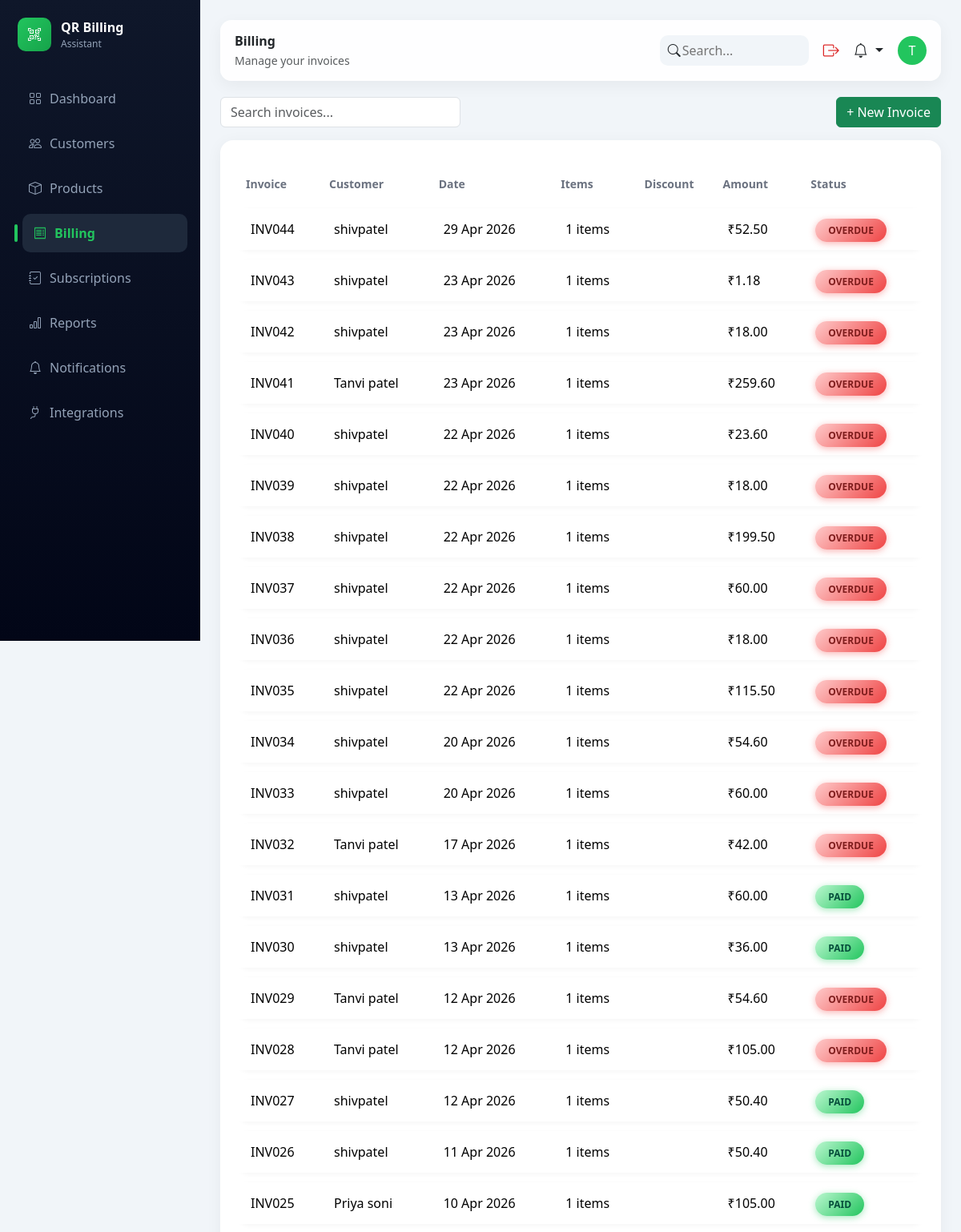
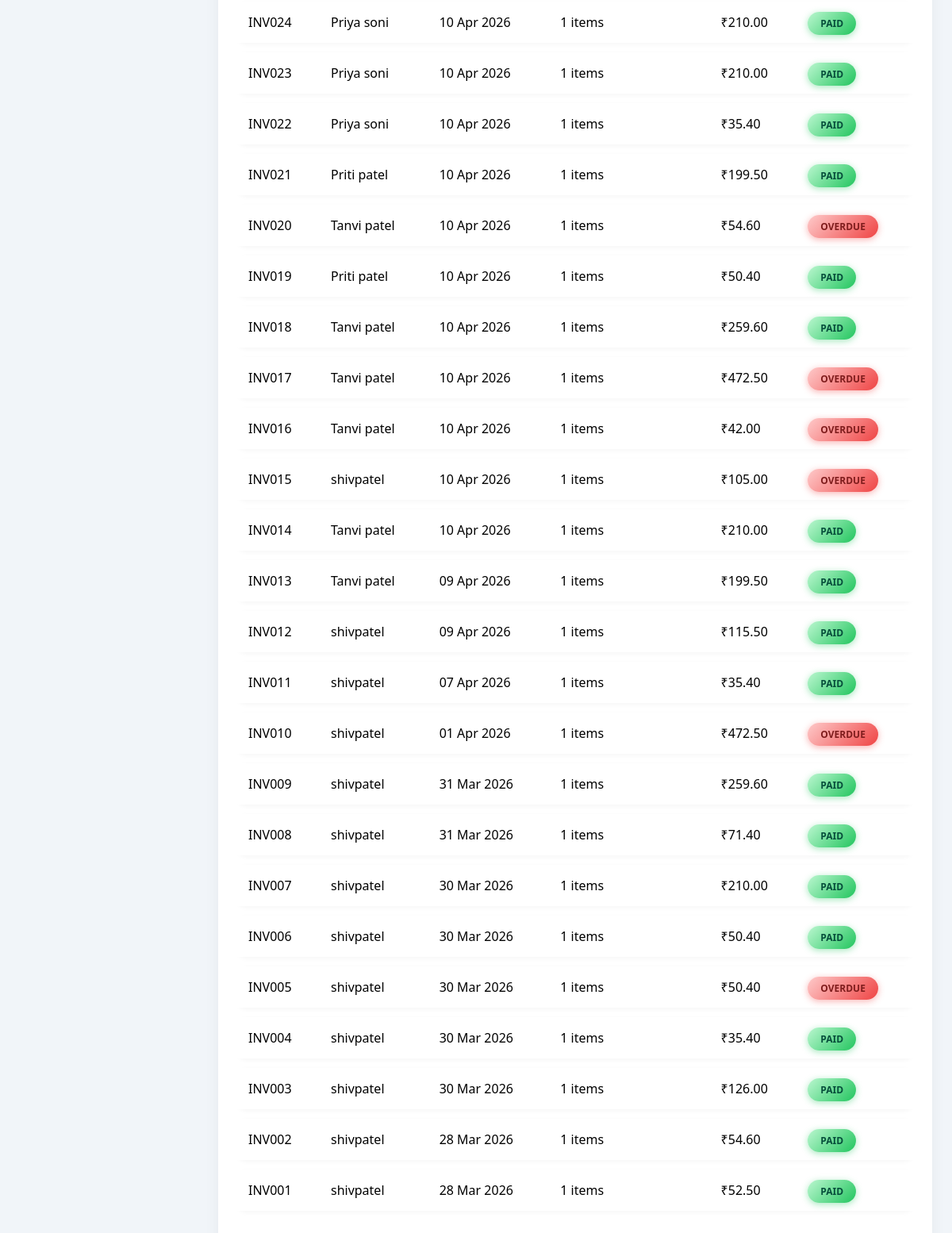
Page /invoice/ (signed in) on the committed database (2 pictures, top to bottom).
### accounts/models.py (models this page shows, shortened)
class User(AbstractUser):
    USER_TYPE = (
        ('admin', 'Admin'),
        ('customer', 'Customer'),
    )
    user_type = models.CharField(max_length=20, choices=USER_TYPE)
    phone = models.CharField(max_length=15, blank=True, null=True)
    profile_image = models.ImageField(
        upload_to='profile_images/',
        blank=True,
        null=True
    )

### invoice/models.py (models this page shows, shortened)
class Invoice(models.Model):
    PAYMENT_STATUS = [
        ('PAID', 'Paid'),
        ('PENDING', 'Pending'),
        ('OVERDUE', 'Overdue'),
    ]
    INVOICE_TYPE = [
        ("PRODUCT", "Product"),
        ("SUBSCRIPTION", "Subscription"),
    ]
    invoice_number = models.CharField(max_length=20, unique=True, blank=True)
    customer = models.ForeignKey(
        settings.AUTH_USER_MODEL,
        on_delete=models.CASCADE
    )
    subscription = models.ForeignKey(
        Subscription,
        on_delete=models.CASCADE,
        null=True,
        blank=True
    )
    invoice_type = models.CharField(
        max_length=20,
        choices=INVOICE_TYPE,
        default="PRODUCT"
    )
    date = models.DateTimeField(auto_now_add=True)
    total_amount = models.DecimalField(max_digits=10, decimal_places=2, default=0)
    payment_status = models.CharField(
        max_length=20,
        choices=PAYMENT_STATUS,
        default='PENDING'
    )
    razorpay_order_id = models.CharField(max_length=200, blank=True, null=True)
    razorpay_payment_id = models.CharField(max_length=200, blank=True, null=True)
    def save(self, *args, **kwargs):
        super().save(*args, **kwargs)

### billing/models.py (models this page shows, shortened)
class Customer(models.Model):
    user = models.OneToOneField(
        settings.AUTH_USER_MODEL,
        on_delete=models.CASCADE,
        related_name="customer_profile"
    )
    full_name = models.CharField(max_length=100)
    phone = models.CharField(max_length=15)
    address = models.TextField()

### invoice/views.py (the view, shortened to what this page needs)
# urls.py: path("", views.billing_list, name="invoice_list"),
@login_required
def billing_list(request):
    client = razorpay.Client(
        auth=(settings.RAZORPAY_KEY_ID, settings.RAZORPAY_KEY_SECRET)
    )
    search_query = request.GET.get("search")
    invoices = Invoice.objects.all().order_by("-date")
    today = timezone.now().date()
    for invoice in invoices:
        if invoice.payment_status == "PENDING":
            if today > invoice.date.date() + timedelta(days=2):
                invoice.payment_status = "OVERDUE"
                invoice.save()
    if search_query:
        invoices = invoices.filter(
            Q(invoice_number__icontains=search_query) |
            Q(customer__username__icontains=search_query)
        )
    return render(request, "dashboard/billing.html", {
        "invoices": invoices,
        "customers": User.objects.filter(is_staff=False),
        "products": Product.objects.all(),
        "RAZORPAY_KEY_ID": settings.RAZORPAY_KEY_ID,
        "page_title": "Billing",
        "page_subtitle": "Manage your invoices",
    })

### notifications/context_processors.py (called while the page is built)
def notification_data(request):
    if request.user.is_authenticated:
        latest_notifications = Notification.objects.filter(
            user=request.user
        ).order_by('-created_at')[:5]
        unread_notifications = Notification.objects.filter(
            user=request.user,
            is_read=False
        ).count()
    else:
        latest_notifications = []
        unread_notifications = 0
    return {
        'latest_notifications': latest_notifications,
        'unread_notifications': unread_notifications
    }

### billing/templates/dashboard/billing.html (shortened to what this page needs)
{% extends "dashboard/base.html" %}
{% block content %}
<div class="d-flex justify-content-between align-items-center mb-3">
<form method="GET" style="width:300px;">
<input type="text" name="search" class="form-control" placeholder="Search invoices...">
</form>
<button class="btn btn-success" data-bs-toggle="modal" data-bs-target="#invoiceModal">
+ New Invoice
</button>
</div>
<div class="dashboard-card p-4">
<div class="table-responsive">
<table class="table align-middle">
<thead>
<tr>
<th>Invoice</th>
<th>Customer</th>
<th>Date</th>
<th>Items</th>
<th>Discount</th>
<th>Amount</th>
<th>Status</th>
</tr>
</thead>
<tbody>
{% for invoice in invoices %}
<tr>
<td>{{ invoice.invoice_number }}</td>
<td>{{ invoice.customer.customer_profile.full_name }}</td>
<td>{{ invoice.date|date:"d M Y" }}</td>
<td>{{ invoice.items.count }} items</td>
<td>
</td>
<td>₹{{ invoice.total_amount }}</td>
<td>
{% if invoice.payment_status == "PAID" %}
<span class="status-paid">PAID</span>
{% elif invoice.payment_status == "PENDING" %}
<span class="status-pending" style="cursor:pointer;"
      onclick="payInvoice('{{ invoice.razorpay_order_id }}', '{{ invoice.total_amount }}')">
    PENDING
</span>
{% elif invoice.payment_status == "OVERDUE" %}
<span class="status-overdue" style="cursor:pointer;"
      onclick="payInvoice('{{ invoice.razorpay_order_id }}', '{{ invoice.total_amount }}')">
    OVERDUE
</span>
{% endif %}
</td>
</tr>
{% endfor %}
</tbody></table>
</div>
</div>
{% endblock %}

### billing/templates/dashboard/base.html (shortened to what this page needs)
{% load static %}
<!DOCTYPE html>
<html>
<head>
<link href="https://cdn.jsdelivr.net/npm/bootstrap@5.3.2/dist/css/bootstrap.min.css" rel="stylesheet">
<link href="https://cdn.jsdelivr.net/npm/bootstrap-icons@1.11.3/font/bootstrap-icons.css" rel="stylesheet">
</head>
<body>
<div class="sidebar">
<div class="logo">
<div class="logo-box"><i class="bi bi-qr-code-scan"></i></div>
<div>
<div class="logo-title">QR Billing</div>
<div class="logo-sub">Assistant</div>
</div>
</div>
<a href="{% url 'admin_dashboard' %}" class="nav-link {% if request.resolver_match.url_name == 'admin_dashboard' %}active{% endif %}">
<i class="bi bi-grid"></i> Dashboard
</a>
<a href="{% url 'admin_customers' %}" class="nav-link {% if request.resolver_match.url_name == 'admin_customers' %}active{% endif %}">
<i class="bi bi-people"></i> Customers
</a>
<a href="{% url 'admin_products' %}" class="nav-link {% if request.resolver_match.url_name == 'admin_products' %}active{% endif %}">
<i class="bi bi-box"></i> Products
</a>
<a href="{% url 'invoice_list' %}" class="nav-link {% if request.resolver_match.url_name == 'invoice_list' %}active{% endif %}">
<i class="bi bi-receipt"></i> Billing
</a>
<a href="{% url 'subscription_page' %}"
   class="nav-link {% if 'subscription' in request.resolver_match.url_name %}active{% endif %}">
   <i class="bi bi-journal-check"></i> Subscriptions
</a>
<a href="{% url 'reports' %}" class="nav-link {% if 'report' in request.resolver_match.url_name %}active{% endif %}">
<i class="bi bi-bar-chart"></i> Reports
</a>
<a href="{% url 'notifications' %}" class="nav-link {% if 'notification' in request.resolver_match.url_name %}active{% endif %}">
<i class="bi bi-bell"></i> Notifications
</a>
<a href="{% url 'integrations_page' %}"
   class="nav-link {% if request.resolver_match.url_name == 'integrations_page' %}active{% endif %}">
   <i class="bi bi-plug"></i> Integrations
</a>
</div>
<div class="main">
<div class="topbar">
<div>
<strong>{{ page_title }}</strong><br>
<small class="text-muted">{{ page_subtitle }}</small>
</div>
<div class="topbar-right">
<form method="GET" action="{% url 'global_search' %}" class="search-box">
<i class="bi bi-search"></i>
<input type="text" name="q" placeholder="Search...">
</form>
<a href="{% url 'logout' %}">
<i class="bi bi-box-arrow-right logout-icon"></i>
</a>
<div class="dropdown">
    <a href="{% url 'notifications' %}"
       class="icon-btn dropdown-toggle text-dark text-decoration-none"
       data-bs-toggle="dropdown"
       onclick="event.preventDefault();">
        <i class="bi bi-bell"></i>
    </a>
</div>
<div style="position:relative">
<div class="profile-circle" onclick="toggleMenu()">
{{ request.user.username|first|upper }}
</div>
</div>
</div>
</div>
{% block content %}{% endblock %}
</div>
</body>
</html>

### billing/templates/dashboard/base.html (style rules this page uses)
body { margin:0; background:#f1f5f9; font-family:'Segoe UI',sans-serif; }
.sidebar { width:250px; height:100vh; position:fixed; background:linear-gradient(180deg,#0f172a,#020617); padding:22px; }
.logo { display:flex; align-items:center; gap:12px; margin-bottom:35px; }
.logo-box { width:42px; height:42px; background:linear-gradient(135deg,#22c55e,#16a34a); border-radius:10px; display:flex; align-items:center; justify-content:center; color:white; }
.logo-title { color:white; font-weight:600; }
.logo-sub { color:#94a3b8; font-size:12px; }
.sidebar .nav-link { color:#94a3b8; margin-bottom:8px; padding:12px 14px; border-radius:10px; display:flex; gap:10px; transition:0.25s; }
.sidebar .nav-link.active { background:#1e293b; color:#22c55e; font-weight:600; position:relative; transform:translateX(6px); }
.sidebar .nav-link.active::before { content:""; position:absolute; left:-10px; top:50%; transform:translateY(-50%); width:4px; height:22px; background:#22c55e; border-radius:4px; }
.main { margin-left:250px; padding:25px; }
.topbar { position:sticky; top:0; z-index:10; background:rgba(255,255,255,0.9); backdrop-filter:blur(10px); padding:14px 18px; border-radius:14px; display:flex; justify-content:space-between; align-items:center; box-shadow:0 6px 20px rgba(0,0,0,0.05); margin-bottom:20px; }
.search-box { display:flex; align-items:center; background:#f1f5f9; border-radius:10px; padding:6px 10px; }
.search-box input { border:none; outline:none; background:transparent; width:150px; }
.topbar-right { display:flex; align-items:center; gap:18px; }
.icon-btn { font-size:18px; position:relative; cursor:pointer; }
.logout-icon { font-size:20px; color:#dc2626; cursor:pointer; transition:0.3s; }
.profile-circle { width:36px; height:36px; border-radius:50%; background:#22c55e; color:white; display:flex; align-items:center; justify-content:center; cursor:pointer; }

### billing/templates/dashboard/billing.html (style rules this page uses)
.dashboard-card { background:#ffffff; border-radius:16px; box-shadow:0 4px 20px rgba(0,0,0,0.05); }
.table { border-collapse:separate; border-spacing:0 12px; }
.table thead th { border:none; font-size:14px; color:#6b7280; }
.table tbody tr { background:#ffffff; border-radius:12px; transition:background .2s ease; box-shadow:0 2px 6px rgba(0,0,0,0.04); }
.table td { border:none; padding:14px; }
.status-paid { background: linear-gradient(135deg, #bbf7d0, #22c55e); color:#064e3b; padding:6px 16px; border-radius:30px; font-size:12px; font-weight:600; box-shadow: 0 2px 8px rgba(34,197,94,0.4); }
.status-overdue { background: linear-gradient(135deg, #fecaca, #ef4444); color:#7f1d1d; padding:6px 16px; border-radius:30px; font-size:12px; font-weight:600; box-shadow: 0 2px 8px rgba(239,68,68,0.4); }

### rows in the picture
User: user.username|first "T"
Invoice: invoice_number "INV044", customer.customer_profile.full_name "shivpatel", date "29 Apr 2026", items.count "1", total_amount "52.50"
Invoice: invoice_number "INV043", customer.customer_profile.full_name "shivpatel", date "23 Apr 2026", items.count "1", total_amount "1.18"
Invoice: invoice_number "INV042", customer.customer_profile.full_name "shivpatel", date "23 Apr 2026", items.count "1", total_amount "18.00"
Invoice: invoice_number "INV041", customer.customer_profile.full_name "Tanvi patel", date "23 Apr 2026", items.count "1", total_amount "259.60"
Invoice: invoice_number "INV040", customer.customer_profile.full_name "shivpatel", date "22 Apr 2026", items.count "1", total_amount "23.60"
Invoice: invoice_number "INV039", customer.customer_profile.full_name "shivpatel", date "22 Apr 2026", items.count "1", total_amount "18.00"
Invoice: invoice_number "INV038", customer.customer_profile.full_name "shivpatel", date "22 Apr 2026", items.count "1", total_amount "199.50"
Invoice: invoice_number "INV037", customer.customer_profile.full_name "shivpatel", date "22 Apr 2026", items.count "1", total_amount "60.00"
Invoice: invoice_number "INV036", customer.customer_profile.full_name "shivpatel", date "22 Apr 2026", items.count "1", total_amount "18.00"
Invoice: invoice_number "INV035", customer.customer_profile.full_name "shivpatel", date "22 Apr 2026", items.count "1", total_amount "115.50"
Invoice: invoice_number "INV034", customer.customer_profile.full_name "shivpatel", date "20 Apr 2026", items.count "1", total_amount "54.60"
Invoice: invoice_number "INV033", customer.customer_profile.full_name "shivpatel", date "20 Apr 2026", items.count "1", total_amount "60.00"
Invoice: invoice_number "INV032", customer.customer_profile.full_name "Tanvi patel", date "17 Apr 2026", items.count "1", total_amount "42.00"
Invoice: invoice_number "INV031", customer.customer_profile.full_name "shivpatel", date "13 Apr 2026", items.count "1", total_amount "60.00", payment_status "PAID"
Invoice: invoice_number "INV030", customer.customer_profile.full_name "shivpatel", date "13 Apr 2026", items.count "1", total_amount "36.00", payment_status "PAID"
Invoice: invoice_number "INV029", customer.customer_profile.full_name "Tanvi patel", date "12 Apr 2026", items.count "1", total_amount "54.60"
Invoice: invoice_number "INV028", customer.customer_profile.full_name "Tanvi patel", date "12 Apr 2026", items.count "1", total_amount "105.00"
Invoice: invoice_number "INV027", customer.customer_profile.full_name "shivpatel", date "12 Apr 2026", items.count "1", total_amount "50.40", payment_status "PAID"
Invoice: invoice_number "INV026", customer.customer_profile.full_name "shivpatel", date "11 Apr 2026", items.count "1", total_amount "50.40", payment_status "PAID"
Invoice: invoice_number "INV025", customer.customer_profile.full_name "Priya soni", date "10 Apr 2026", items.count "1", total_amount "105.00", payment_status "PAID"
Invoice: invoice_number "INV024", customer.customer_profile.full_name "Priya soni", date "10 Apr 2026", items.count "1", total_amount "210.00", payment_status "PAID"
Invoice: invoice_number "INV023", customer.customer_profile.full_name "Priya soni", date "10 Apr 2026", items.count "1", total_amount "210.00", payment_status "PAID"
Invoice: invoice_number "INV022", customer.customer_profile.full_name "Priya soni", date "10 Apr 2026", items.count "1", total_amount "35.40", payment_status "PAID"
Invoice: invoice_number "INV021", customer.customer_profile.full_name "Priti patel", date "10 Apr 2026", items.count "1", total_amount "199.50", payment_status "PAID"
Invoice: invoice_number "INV020", customer.customer_profile.full_name "Tanvi patel", date "10 Apr 2026", items.count "1", total_amount "54.60"
Invoice: invoice_number "INV019", customer.customer_profile.full_name "Priti patel", date "10 Apr 2026", items.count "1", total_amount "50.40", payment_status "PAID"
Invoice: invoice_number "INV018", customer.customer_profile.full_name "Tanvi patel", date "10 Apr 2026", items.count "1", total_amount "259.60", payment_status "PAID"
Invoice: invoice_number "INV017", customer.customer_profile.full_name "Tanvi patel", date "10 Apr 2026", items.count "1", total_amount "472.50"
Invoice: invoice_number "INV016", customer.customer_profile.full_name "Tanvi patel", date "10 Apr 2026", items.count "1", total_amount "42.00"
Invoice: invoice_number "INV015", customer.customer_profile.full_name "shivpatel", date "10 Apr 2026", items.count "1", total_amount "105.00"
Invoice: invoice_number "INV014", customer.customer_profile.full_name "Tanvi patel", date "10 Apr 2026", items.count "1", total_amount "210.00", payment_status "PAID"
Invoice: invoice_number "INV013", customer.customer_profile.full_name "Tanvi patel", date "09 Apr 2026", items.count "1", total_amount "199.50", payment_status "PAID"
Invoice: invoice_number "INV012", customer.customer_profile.full_name "shivpatel", date "09 Apr 2026", items.count "1", total_amount "115.50", payment_status "PAID"
Invoice: invoice_number "INV011", customer.customer_profile.full_name "shivpatel", date "07 Apr 2026", items.count "1", total_amount "35.40", payment_status "PAID"
Invoice: invoice_number "INV010", customer.customer_profile.full_name "shivpatel", date "01 Apr 2026", items.count "1", total_amount "472.50"
Invoice: invoice_number "INV009", customer.customer_profile.full_name "shivpatel", date "31 Mar 2026", items.count "1", total_amount "259.60", payment_status "PAID"
Invoice: invoice_number "INV008", customer.customer_profile.full_name "shivpatel", date "31 Mar 2026", items.count "1", total_amount "71.40", payment_status "PAID"
Invoice: invoice_number "INV007", customer.customer_profile.full_name "shivpatel", date "30 Mar 2026", items.count "1", total_amount "210.00", payment_status "PAID"
Invoice: invoice_number "INV006", customer.customer_profile.full_name "shivpatel", date "30 Mar 2026", items.count "1", total_amount "50.40", payment_status "PAID"
Invoice: invoice_number "INV005", customer.customer_profile.full_name "shivpatel", date "30 Mar 2026", items.count "1", total_amount "50.40"
Invoice: invoice_number "INV004", customer.customer_profile.full_name "shivpatel", date "30 Mar 2026", items.count "1", total_amount "35.40", payment_status "PAID"
Invoice: invoice_number "INV003", customer.customer_profile.full_name "shivpatel", date "30 Mar 2026", items.count "1", total_amount "126.00", payment_status "PAID"
Invoice: invoice_number "INV002", customer.customer_profile.full_name "shivpatel", date "28 Mar 2026", items.count "1", total_amount "54.60", payment_status "PAID"
Invoice: invoice_number "INV001", customer.customer_profile.full_name "shivpatel", date "28 Mar 2026", items.count "1", total_amount "52.50", payment_status "PAID"

### other values in the picture
{{ page_title }} "Billing"
{{ page_subtitle }} "Manage your invoices"
